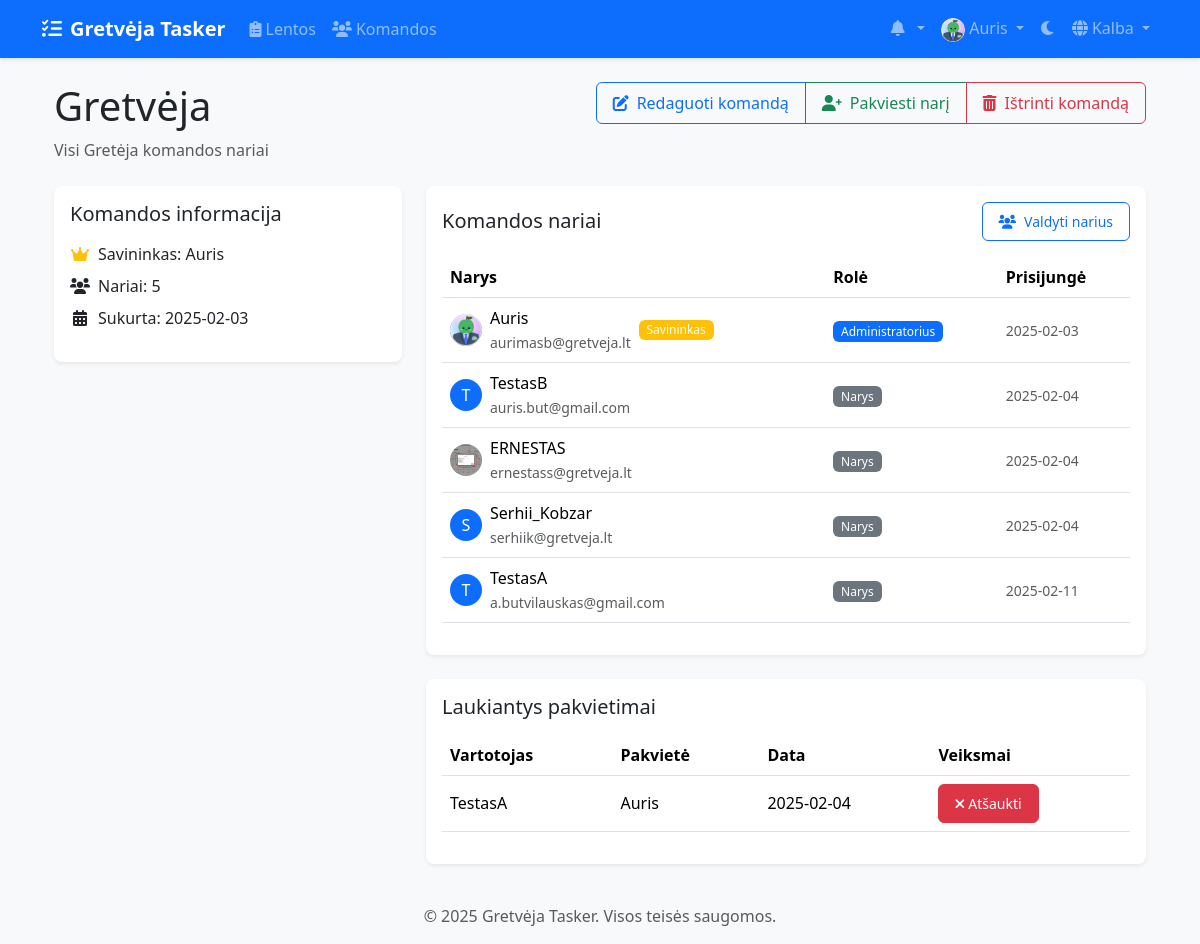
The page /lt/teams/1/ (signed in) on the database as committed earlier.
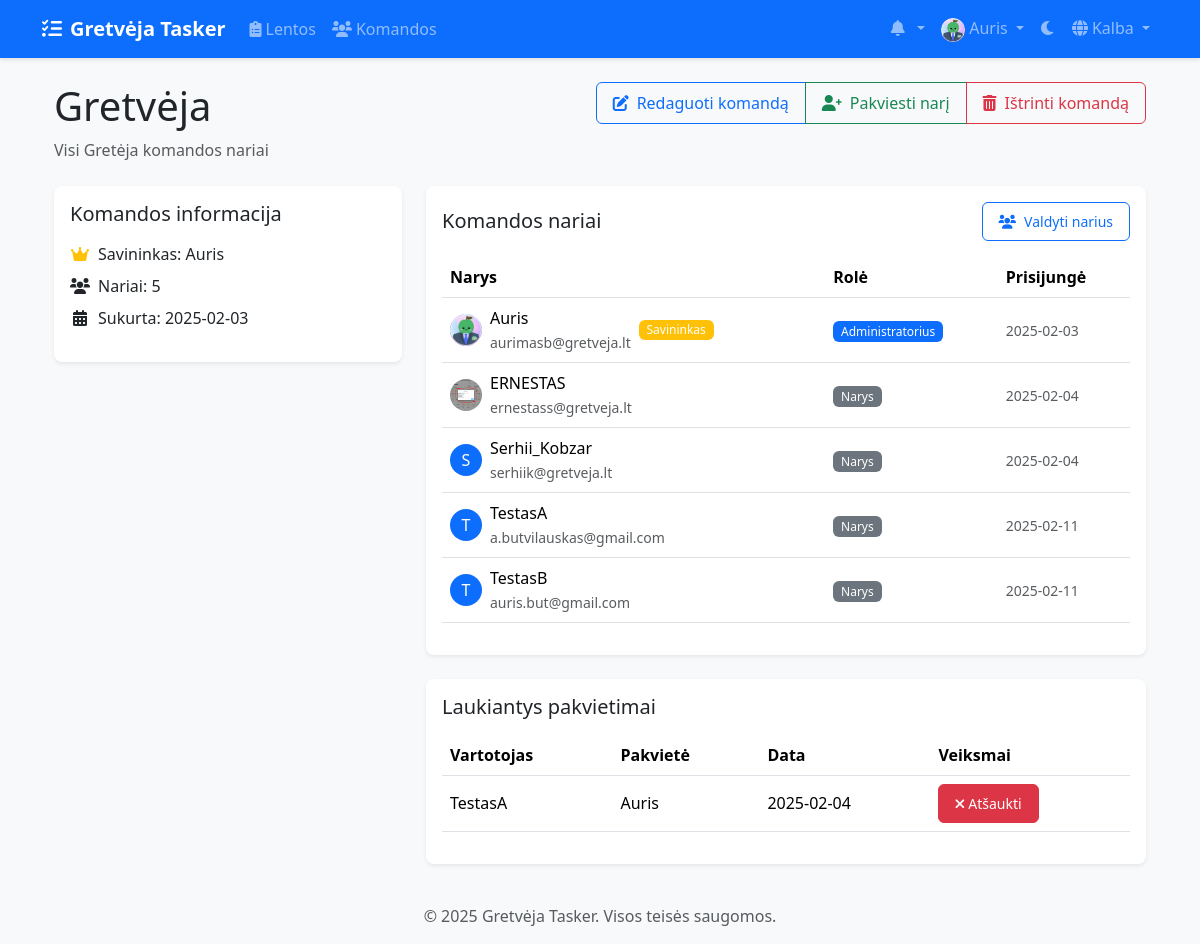
The same page on the database as committed later.
### teams/models.py (models this page shows, shortened)
class TeamMembership(models.Model):
    ROLE_CHOICES = [
        ('member', 'Member'),
        ('admin', 'Admin'),
    ]
    team = models.ForeignKey(Team, on_delete=models.CASCADE)
    user = models.ForeignKey(settings.AUTH_USER_MODEL, on_delete=models.CASCADE)
    role = models.CharField(max_length=20, choices=ROLE_CHOICES, default='member')
    joined_at = models.DateTimeField(auto_now_add=True)
    class Meta:
        unique_together = ('team', 'user')

class TeamInvitation(models.Model):
    STATUS_CHOICES = [
        ('pending', 'Pending'),
        ('accepted', 'Accepted'),
        ('rejected', 'Rejected'),
    ]
    team = models.ForeignKey(Team, on_delete=models.CASCADE, related_name='invitations')
    invited_by = models.ForeignKey(
        settings.AUTH_USER_MODEL,
        on_delete=models.CASCADE,
        related_name='sent_invitations'
    )
    invited_user = models.ForeignKey(
        settings.AUTH_USER_MODEL,
        on_delete=models.CASCADE,
        related_name='received_invitations'
    )
    status = models.CharField(max_length=20, choices=STATUS_CHOICES, default='pending')
    created_at = models.DateTimeField(auto_now_add=True)
    response_date = models.DateTimeField(null=True, blank=True)
    class Meta:
        unique_together = ('team', 'invited_user')

### accounts/models.py (models this page shows, shortened)
class CustomUser(AbstractUser):
    email = models.EmailField(_('email address'), unique=True)
    avatar = models.ImageField(upload_to='avatars/', null=True, blank=True)
    bio = models.TextField(max_length=500, blank=True)
    theme_preference = models.CharField(
        max_length=10,
        choices=[('light', 'Light'), ('dark', 'Dark')],
        default='light'
    )
    notification_preferences = models.JSONField(
        default=dict,
        help_text=_('User notification preferences')
    )
    class Meta:
        verbose_name = _('user')
        verbose_name_plural = _('users')

### teams/views/team_views.py (the view)
# urls.py: path('<int:team_id>/', views.team_detail, name='team_detail'),
@login_required
def team_detail(request, team_id):
    team = get_object_or_404(Team, id=team_id)
    if not team.members.filter(id=request.user.id).exists():
        messages.error(request, "You don't have access to this team.")
        return redirect('teams:team_list')
    members = TeamService.get_member_info(team)
    pending_invitations = team.invitations.filter(status='pending') if can_manage_team(request.user, team) else None
    return render(request, 'teams/team_detail.html', {
        'team': team,
        'members': members,
        'pending_invitations': pending_invitations,
        'is_admin': can_manage_team(request.user, team)
    })

### teams/permissions.py (called while the page is built)
def can_manage_team(user, team):
    return team.owner == user or is_team_admin(user, team)

### teams/services/team_service.py (called while the page is built)
    @staticmethod
    def get_member_info(team):
        return team.teammembership_set.all().select_related('user')

### templates/teams/team_detail.html (shortened to what the changed rows need)
{% extends 'base.html' %}
{% load static %}
{% load i18n %}
{% block content %}
<div class="container">
    <div class="d-flex justify-content-between align-items-start mb-4">
        <div>
            <h1 class="mb-2">{{ team.name }}</h1>
        </div>
    </div>
    <div class="row">
        <div class="col-md-8">
            <div class="card shadow-sm">
                <div class="card-body">
                    <div class="table-responsive">
                        <table class="table table-hover align-middle">
                            <thead>
                                <tr>
                                    <th>{% trans "Member" %}</th>
                                    <th>{% trans "Role" %}</th>
                                    <th>{% trans "Joined" %}</th>
                                </tr>
                            </thead>
                            <tbody>
                                {% for membership in members %}
                                <tr>
                                    <td>
                                        <div class="d-flex align-items-center">
                                            {% if membership.user.avatar %}
                                                <img src="{{ membership.user.avatar.url }}" alt="Avatar"
                                                     class="rounded-circle me-2" width="32" height="32">
                                            {% else %}
                                                <div class="rounded-circle bg-primary text-white d-flex align-items-center justify-content-center me-2"
                                                     style="width: 32px; height: 32px;">
                                                    {{ membership.user.username|make_list|first|upper }}
                                                </div>
                                            {% endif %}
                                            <div>
                                                <div>{{ membership.user.username }}</div>
                                                <small class="text-muted">{{ membership.user.email }}</small>
                                            </div>
                                            {% if membership.user == team.owner %}
                                                <span class="badge bg-warning ms-2">{% trans "Owner" %}</span>
                                            {% endif %}
                                        </div>
                                    </td>
                                    <td>
                                        <span class="badge {% if membership.role == 'admin' %}bg-primary{% else %}bg-secondary{% endif %}">
                                            {% if membership.role == 'admin' %}{% trans "Admin" %}{% else %}{% trans "Member" %}{% endif %}
                                        </span>
                                    </td>
                                    <td>
                                        <small class="text-muted">
                                            {{ membership.joined_at|date:"Y-m-d" }}
                                        </small>
                                    </td>
                                </tr>
                                {% endfor %}
                            </tbody>
                        </table>
                    </div>
                </div>
            </div>
            {% if pending_invitations and is_admin %}
            <div class="card shadow-sm mt-4">
                <div class="card-body">
                    <div class="table-responsive">
                        <table class="table table-hover">
                            <thead>
                                <tr>
                                    <th>{% trans "User" %}</th>
                                    <th>{% trans "Invited By" %}</th>
                                    <th>{% trans "Date" %}</th>
                                    <th>{% trans "Actions" %}</th>
                                </tr>
                            </thead>
                            <tbody>
                                {% for invitation in pending_invitations %}
                                <tr>
                                    <td>{{ invitation.invited_user.username }}</td>
                                    <td>{{ invitation.invited_by.username }}</td>
                                    <td>{{ invitation.created_at|date:"Y-m-d" }}</td>
                                    <td>
                                        <form method="post" action="{% url 'teams:cancel_invitation' invitation_id=invitation.id %}"
                                              class="d-inline">
                                            <button type="submit" class="btn btn-sm btn-danger">
                                                <i class="fas fa-times me-1"></i>{% trans "Cancel" %}
                                            </button>
                                        </form>
                                    </td>
                                </tr>
                                {% endfor %}
                            </tbody>
                        </table>
                    </div>
                </div>
            </div>
            {% endif %}
        </div>
    </div>
</div>
{% endblock %}

Rows that differ between the two databases and show on the page:
removed TeamMembership: user.username|make_list "T", user.username "TestasB", user.email "auris.but@gmail.com", joined_at "2025-02-04"
added TeamMembership: user.username|make_list "T", user.username "TestasB", user.email "auris.but@gmail.com", joined_at "2025-02-11"
